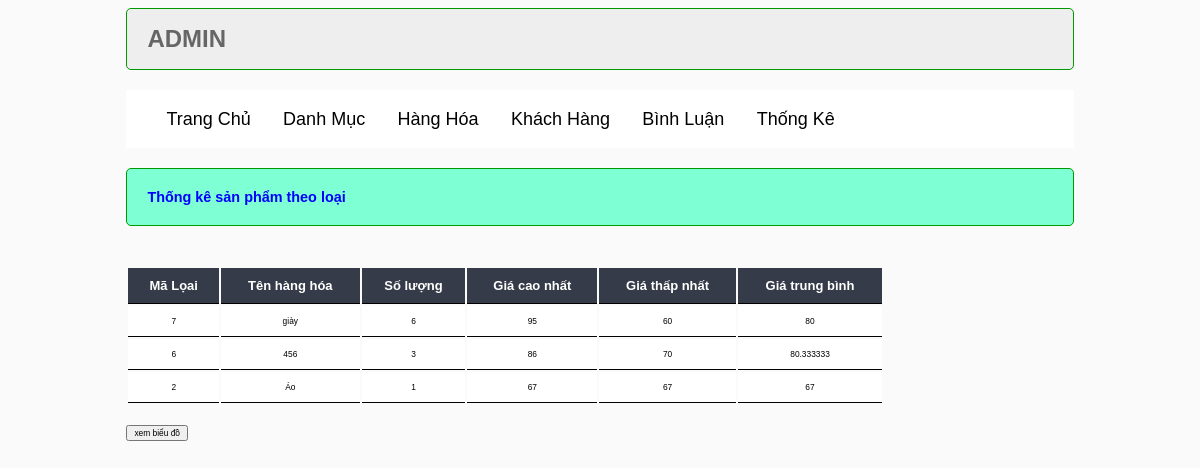
The page /admin/index.php?act=thongke on the database its author committed.
### tables this page shows
CREATE TABLE `loai` (
  `id_ma_loai` int(10) NOT NULL COMMENT 'mã loại hàng',
  `ten_loai` varchar(50) NOT NULL COMMENT 'tên loại hàng'
);

### model/pdo.php (called while the page is built, shortened)
<?php
function pdo_get_connection(){
    $dburl = "mysql:host=localhost;dbname=xshop;charset=utf8";
    $username = 'root';
    $password = '';
    $conn = new PDO($dburl, $username, $password);
    $conn->setAttribute(PDO::ATTR_ERRMODE, PDO::ERRMODE_EXCEPTION);
    return $conn;
}
function pdo_query($sql){
    $sql_args = array_slice(func_get_args(), 1);
    try{
        $conn = pdo_get_connection();
        $stmt = $conn->prepare($sql);
        $stmt->execute($sql_args);
        $rows = $stmt->fetchAll();
        return $rows;
    }
    catch(PDOException $e){
        throw $e;
    }
    finally{
        unset($conn);
    }
}

### model/thongke.php (called while the page is built)
<?php
  function loadall_thongke(){
    $sql="select loai.id_ma_loai as id_ma_loai,loai.ten_loai as ten_loai,count(hang_hoa.id_hh) as counthh, min(hang_hoa.don_gia) as mindon_gia, max(hang_hoa.don_gia) as maxdon_gia, avg(hang_hoa.don_gia) as avgdon_gia   ";
    $sql.="from hang_hoa left join loai on loai.id_ma_loai=hang_hoa.id_ma_loai ";
 $sql.="group by loai.id_ma_loai order by loai.id_ma_loai desc";
 $listtk=pdo_query($sql);
 return $listtk;
}
?>

### admin/thongke/list.php (the view)
<div class="row ">
   <div class="row row header mb">
    <H1>Thống kê sản phẩm theo loại</H1></div>
           <div class="row formcontent">
                  <div class="list">
                   <table>
                     <tr>
                         <th>Mã Lọai</th>
                         <th>Tên hàng hóa</th>
                         <th>Số lượng</th>
                         <th>Giá cao nhất</th>
                         <th>Giá thấp nhất</th>
                         <th>Giá trung bình</th>
                      </tr>
                      <?php
                      foreach ($listthongke as $thongke){
                        extract($thongke);
                        echo'
                        <tr>
                        <td>'.$id_ma_loai.'</td>
                        <td>'.$ten_loai.'</td>
                        <td>'.$counthh.'</td>
                        <td>'.$maxdon_gia.'</td>
                        <td>'.$mindon_gia.'</td>
                        <td>'.$avgdon_gia.'</td>
                        </tr>
                        ';
                      }
                      ?>
                    </table>
                </div>
            </div>
   </div>
<div class="row mb10">
    <a href="index.php?act=bieudo"><input type="button" value="xem biểu đồ"></a>
</div>

### admin/header.php (shortened to what this page needs)
<!doctype html>
<html lang="en">
<head>
    <link rel="stylesheet" href="../css/style.css">
</head>
<body>
<div class="boxcenter">
    <div class="row mb headeradmin">
        <h1>ADMIN</h1>
    </div>
    <div class="row mb menu">
        <ul>
            <li><a href="../index.php">Trang Chủ</a></li>
            <li><a href="index.php?act=adddm">Danh Mục</a></li>
            <li><a href="index.php?act=addsp">Hàng Hóa</a></li>
            <li><a href="index.php?act=dskh">Khách Hàng</a></li>
            <li><a href="index.php?act=dsbl">Bình Luận</a></li>
            <li><a href="index.php?act=thongke">Thống Kê</a></li>
        </ul>
    </div>

### admin/index.php (shortened to what this page needs)
<?php
include ("../model/pdo.php");
include("../model/sanpham.php");
include("../model/thongke.php");
include ("header.php");
if(isset($_GET['act'])){
    $act = $_GET['act'];
    switch ($act){
         case 'thongke':
           $listthongke = loadall_thongke();
              include ("thongke/list.php");
             break;
    }
}else {
    include("content.php");
}
include ("footer.php");
?>

### admin/footer.php
</body>
</html>

### css/style.css (style rules this page uses)
* { box-sizing: border-box; font-family: sans-serif; font-size: 0.7vw; }
body { font-family: 'Oswald', sans-serif; background-color: rgba(227, 227, 227, 0.178); }
.boxcenter { width: 80%; margin: 0 auto; }
.row { float: left; width: 100%; }
.mb { margin-bottom: 20px; }
.mb10 { margin-bottom: 10px; }
.header { background-color: aquamarine; border: 1px #090 solid; font-size: 1vw; color: blue; border-radius: 5px; }
.header h1 { margin:20px; font-size: 1.2vw; }
.menu ul { padding: 0px 15px; }
.menu ul li { list-style-type: none; display: inline; padding: 0px 15px; }
.menu ul li a { text-decoration: none; font-size: 18px; font-weight: 500; transition: 0.3s; }
.headeradmin { background-color: #EEE; border: 1px #090 solid; font-size: 1vw; color: #666; border-radius: 5px; padding: 0px 20px; }
.headeradmin h1 { font-size: 2vw; }
.formcontent { padding: 20px 0px; }
.menu { display: flex; align-items: center; padding: 10px ; background-color: #fff; }
.menu a { color: black; }
.list table { width: 80%; }
.list table th { padding: 10px; border-bottom: 1px solid black; background-color: #353b48; color: #fff; font-size: 13px; }
.list table td { text-align: center; padding: 10px; border-bottom: 1px solid black; background-color: #fff; }

### rows shown on the page
loai: id_ma_loai "7", ten_loai "giày", counthh "6", maxdon_gia "95", mindon_gia "60", avgdon_gia "80"
loai: id_ma_loai "6", ten_loai "456", counthh "3", maxdon_gia "86", mindon_gia "70", avgdon_gia "80.333333"
loai: id_ma_loai "2", ten_loai "Áo", counthh "1", maxdon_gia "67", mindon_gia "67", avgdon_gia "67"
